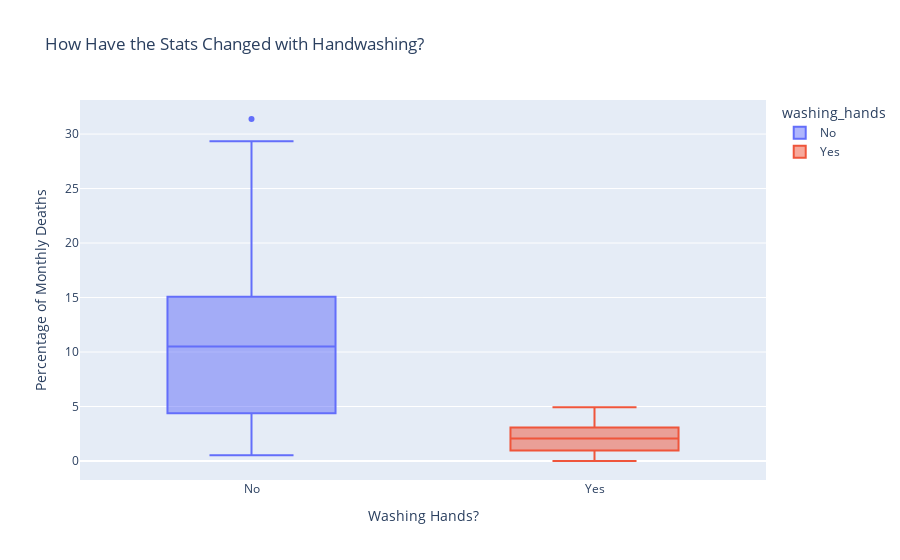

Source (notebook cell):
### Code cell
box = px.box(
    data_frame=df_monthly,
    x='washing_hands',
    y='pct_deaths',
    color='washing_hands',
    title='How Have the Stats Changed with Handwashing?'
)

box.update_layout(
    xaxis_title='Washing Hands?',
    yaxis_title='Percentage of Monthly Deaths'
)

box.show()

### Figure 1 — Plotly figure (JSON) as saved in the notebook; plotly's stock layout.template omitted (floating-point values rounded to 4 significant figures)
{"data": [{"alignmentgroup": "True", "hovertemplate": "washing_hands=%{x}<br>pct_deaths=%{y}<extra></extra>", "legendgroup": "No", "marker": {"color": "#636efa"}, "name": "No", "notched": false, "offsetgroup": "No", "orientation": "v", "showlegend": true, "type": "box", "x": ["No", "No", "No", "No", "No", "No", "No", "No", "No", "No", "No", "No", "No", "No", "No", "No", "No", "No", "No", "No", "No", "No", "No", "No", "No", "No", "No", "No", "No", "No", "No", "No", "No", "No", "No", "No", "No", "No", "No", "No", "No", "No", "No", "No", "No", "No", "No", "No", "No", "No", "No", "No", "No", "No", "No", "No", "No", "No", "No", "No", "No", "No", "No", "No", "No", "No", "No", "No", "No", "No", "No", "No", "No", "No", "No", "No"], "x0": " ", "xaxis": "x", "y": [14.57, 7.531, 4.332, 1.569, 0.7843, 5, 8.421, 1.351, 1.878, 11.02, 22.55, 20.85, 12.22, 10.23, 10.74, 3.226, 6.593, 20.78, 25.46, 18.39, 29.34, 22.97, 31.38, 19.12, 15.97, 12.41, 11.93, 6.098, 4.082, 0.5236, 1.554, 2.262, 17.6, 7.143, 8.051, 15.16, 11.28, 17.03, 17.31, 5.833, 2.679, 4.369, 6.32, 1.224, 3.226, 11.02, 10.55, 7.591, 4.745, 4.452, 4.231, 4.392, 7.143, 6.122, 3.586, 10.55, 14.84, 10.94, 10.49, 13.39, 18.09, 15.43, 18.97, 13.44, 10.15, 13.1, 18.06, 14.39, 14.96, 10.77, 5.369, 3.215, 1.923, 3.607, 18.27, 12.24], "y0": " ", "yaxis": "y"}, {"alignmentgroup": "True", "hovertemplate": "washing_hands=%{x}<br>pct_deaths=%{y}<extra></extra>", "legendgroup": "Yes", "marker": {"color": "#EF553B"}, "name": "Yes", "notched": false, "offsetgroup": "Yes", "orientation": "v", "showlegend": true, "type": "box", "x": ["Yes", "Yes", "Yes", "Yes", "Yes", "Yes", "Yes", "Yes", "Yes", "Yes", "Yes", "Yes", "Yes", "Yes", "Yes", "Yes", "Yes", "Yes", "Yes", "Yes", "Yes", "Yes"], "x0": " ", "xaxis": "x", "y": [2.239, 1.2, 1.894, 4.58, 3.957, 4.472, 2.93, 3.534, 0.6873, 0, 0.6557, 0.9585, 1.136, 0.3717, 0, 0.9615, 2.341, 2.903, 1.34, 2.233, 3.085, 4.926], "y0": " ", "yaxis": "y"}], "layout": {"boxmode": "overlay", "legend": {"title": {"text": "washing_hands"}, "tracegroupgap": 0}, "title": {"text": "How Have the Stats Changed with Handwashing?"}, "xaxis": {"anchor": "y", "categoryarray": ["No", "Yes"], "categoryorder": "array", "domain": [0, 1], "title": {"text": "Washing Hands?"}}, "yaxis": {"anchor": "x", "domain": [0, 1], "title": {"text": "Percentage of Monthly Deaths"}}}}
